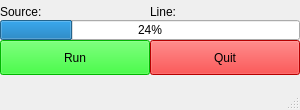
<?xml version="1.0" encoding="UTF-8"?>
<ui version="4.0">
 <class>MainGui</class>
 <widget class="QMainWindow" name="MainGui">
  <property name="geometry">
   <rect>
    <x>0</x>
    <y>0</y>
    <width>300</width>
    <height>110</height>
   </rect>
  </property>
  <property name="windowTitle">
   <string>MainWindow</string>
  </property>
  <widget class="QWidget" name="centralwidget">
   <property name="contextMenuPolicy">
    <enum>Qt::DefaultContextMenu</enum>
   </property>
   <widget class="QPushButton" name="quit_button">
    <property name="geometry">
     <rect>
      <x>150</x>
      <y>40</y>
      <width>150</width>
      <height>35</height>
     </rect>
    </property>
    <property name="palette">
     <palette>
      <active>
       <colorrole role="WindowText">
        <brush brushstyle="SolidPattern">
         <color alpha="255">
          <red>0</red>
          <green>0</green>
          <blue>0</blue>
         </color>
        </brush>
       </colorrole>
       <colorrole role="Button">
        <brush brushstyle="SolidPattern">
         <color alpha="255">
          <red>255</red>
          <green>0</green>
          <blue>0</blue>
         </color>
        </brush>
       </colorrole>
       <colorrole role="Light">
        <brush brushstyle="SolidPattern">
         <color alpha="255">
          <red>255</red>
          <green>127</green>
          <blue>127</blue>
         </color>
        </brush>
       </colorrole>
       <colorrole role="Midlight">
        <brush brushstyle="SolidPattern">
         <color alpha="255">
          <red>255</red>
          <green>63</green>
          <blue>63</blue>
         </color>
        </brush>
       </colorrole>
       <colorrole role="Dark">
        <brush brushstyle="SolidPattern">
         <color alpha="255">
          <red>127</red>
          <green>0</green>
          <blue>0</blue>
         </color>
        </brush>
       </colorrole>
       <colorrole role="Mid">
        <brush brushstyle="SolidPattern">
         <color alpha="255">
          <red>170</red>
          <green>0</green>
          <blue>0</blue>
         </color>
        </brush>
       </colorrole>
       <colorrole role="Text">
        <brush brushstyle="SolidPattern">
         <color alpha="255">
          <red>0</red>
          <green>0</green>
          <blue>0</blue>
         </color>
        </brush>
       </colorrole>
       <colorrole role="BrightText">
        <brush brushstyle="SolidPattern">
         <color alpha="255">
          <red>255</red>
          <green>255</green>
          <blue>255</blue>
         </color>
        </brush>
       </colorrole>
       <colorrole role="ButtonText">
        <brush brushstyle="SolidPattern">
         <color alpha="255">
          <red>0</red>
          <green>0</green>
          <blue>0</blue>
         </color>
        </brush>
       </colorrole>
       <colorrole role="Base">
        <brush brushstyle="SolidPattern">
         <color alpha="255">
          <red>255</red>
          <green>255</green>
          <blue>255</blue>
         </color>
        </brush>
       </colorrole>
       <colorrole role="Window">
        <brush brushstyle="SolidPattern">
         <color alpha="255">
          <red>255</red>
          <green>0</green>
          <blue>0</blue>
         </color>
        </brush>
       </colorrole>
       <colorrole role="Shadow">
        <brush brushstyle="SolidPattern">
         <color alpha="255">
          <red>0</red>
          <green>0</green>
          <blue>0</blue>
         </color>
        </brush>
       </colorrole>
       <colorrole role="Highlight">
        <brush brushstyle="SolidPattern">
         <color alpha="255">
          <red>255</red>
          <green>0</green>
          <blue>0</blue>
         </color>
        </brush>
       </colorrole>
       <colorrole role="Link">
        <brush brushstyle="SolidPattern">
         <color alpha="255">
          <red>255</red>
          <green>0</green>
          <blue>0</blue>
         </color>
        </brush>
       </colorrole>
       <colorrole role="AlternateBase">
        <brush brushstyle="SolidPattern">
         <color alpha="255">
          <red>255</red>
          <green>127</green>
          <blue>127</blue>
         </color>
        </brush>
       </colorrole>
       <colorrole role="ToolTipBase">
        <brush brushstyle="SolidPattern">
         <color alpha="255">
          <red>255</red>
          <green>255</green>
          <blue>220</blue>
         </color>
        </brush>
       </colorrole>
       <colorrole role="ToolTipText">
        <brush brushstyle="SolidPattern">
         <color alpha="255">
          <red>0</red>
          <green>0</green>
          <blue>0</blue>
         </color>
        </brush>
       </colorrole>
       <colorrole role="PlaceholderText">
        <brush brushstyle="SolidPattern">
         <color alpha="128">
          <red>0</red>
          <green>0</green>
          <blue>0</blue>
         </color>
        </brush>
       </colorrole>
      </active>
      <inactive>
       <colorrole role="WindowText">
        <brush brushstyle="SolidPattern">
         <color alpha="255">
          <red>0</red>
          <green>0</green>
          <blue>0</blue>
         </color>
        </brush>
       </colorrole>
       <colorrole role="Button">
        <brush brushstyle="SolidPattern">
         <color alpha="255">
          <red>255</red>
          <green>0</green>
          <blue>0</blue>
         </color>
        </brush>
       </colorrole>
       <colorrole role="Light">
        <brush brushstyle="SolidPattern">
         <color alpha="255">
          <red>255</red>
          <green>127</green>
          <blue>127</blue>
         </color>
        </brush>
       </colorrole>
       <colorrole role="Midlight">
        <brush brushstyle="SolidPattern">
         <color alpha="255">
          <red>255</red>
          <green>63</green>
          <blue>63</blue>
         </color>
        </brush>
       </colorrole>
       <colorrole role="Dark">
        <brush brushstyle="SolidPattern">
         <color alpha="255">
          <red>127</red>
          <green>0</green>
          <blue>0</blue>
         </color>
        </brush>
       </colorrole>
       <colorrole role="Mid">
        <brush brushstyle="SolidPattern">
         <color alpha="255">
          <red>170</red>
          <green>0</green>
          <blue>0</blue>
         </color>
        </brush>
       </colorrole>
       <colorrole role="Text">
        <brush brushstyle="SolidPattern">
         <color alpha="255">
          <red>0</red>
          <green>0</green>
          <blue>0</blue>
         </color>
        </brush>
       </colorrole>
       <colorrole role="BrightText">
        <brush brushstyle="SolidPattern">
         <color alpha="255">
          <red>255</red>
          <green>255</green>
          <blue>255</blue>
         </color>
        </brush>
       </colorrole>
       <colorrole role="ButtonText">
        <brush brushstyle="SolidPattern">
         <color alpha="255">
          <red>0</red>
          <green>0</green>
          <blue>0</blue>
         </color>
        </brush>
       </colorrole>
       <colorrole role="Base">
        <brush brushstyle="SolidPattern">
         <color alpha="255">
          <red>255</red>
          <green>255</green>
          <blue>255</blue>
         </color>
        </brush>
       </colorrole>
       <colorrole role="Window">
        <brush brushstyle="SolidPattern">
         <color alpha="255">
          <red>255</red>
          <green>0</green>
          <blue>0</blue>
         </color>
        </brush>
       </colorrole>
       <colorrole role="Shadow">
        <brush brushstyle="SolidPattern">
         <color alpha="255">
          <red>0</red>
          <green>0</green>
          <blue>0</blue>
         </color>
        </brush>
       </colorrole>
       <colorrole role="Highlight">
        <brush brushstyle="SolidPattern">
         <color alpha="255">
          <red>255</red>
          <green>0</green>
          <blue>0</blue>
         </color>
        </brush>
       </colorrole>
       <colorrole role="Link">
        <brush brushstyle="SolidPattern">
         <color alpha="255">
          <red>255</red>
          <green>0</green>
          <blue>0</blue>
         </color>
        </brush>
       </colorrole>
       <colorrole role="AlternateBase">
        <brush brushstyle="SolidPattern">
         <color alpha="255">
          <red>255</red>
          <green>127</green>
          <blue>127</blue>
         </color>
        </brush>
       </colorrole>
       <colorrole role="ToolTipBase">
        <brush brushstyle="SolidPattern">
         <color alpha="255">
          <red>255</red>
          <green>255</green>
          <blue>220</blue>
         </color>
        </brush>
       </colorrole>
       <colorrole role="ToolTipText">
        <brush brushstyle="SolidPattern">
         <color alpha="255">
          <red>0</red>
          <green>0</green>
          <blue>0</blue>
         </color>
        </brush>
       </colorrole>
       <colorrole role="PlaceholderText">
        <brush brushstyle="SolidPattern">
         <color alpha="128">
          <red>0</red>
          <green>0</green>
          <blue>0</blue>
         </color>
        </brush>
       </colorrole>
      </inactive>
      <disabled>
       <colorrole role="WindowText">
        <brush brushstyle="SolidPattern">
         <color alpha="255">
          <red>127</red>
          <green>0</green>
          <blue>0</blue>
         </color>
        </brush>
       </colorrole>
       <colorrole role="Button">
        <brush brushstyle="SolidPattern">
         <color alpha="255">
          <red>255</red>
          <green>0</green>
          <blue>0</blue>
         </color>
        </brush>
       </colorrole>
       <colorrole role="Light">
        <brush brushstyle="SolidPattern">
         <color alpha="255">
          <red>255</red>
          <green>127</green>
          <blue>127</blue>
         </color>
        </brush>
       </colorrole>
       <colorrole role="Midlight">
        <brush brushstyle="SolidPattern">
         <color alpha="255">
          <red>255</red>
          <green>63</green>
          <blue>63</blue>
         </color>
        </brush>
       </colorrole>
       <colorrole role="Dark">
        <brush brushstyle="SolidPattern">
         <color alpha="255">
          <red>127</red>
          <green>0</green>
          <blue>0</blue>
         </color>
        </brush>
       </colorrole>
       <colorrole role="Mid">
        <brush brushstyle="SolidPattern">
         <color alpha="255">
          <red>170</red>
          <green>0</green>
          <blue>0</blue>
         </color>
        </brush>
       </colorrole>
       <colorrole role="Text">
        <brush brushstyle="SolidPattern">
         <color alpha="255">
          <red>127</red>
          <green>0</green>
          <blue>0</blue>
         </color>
        </brush>
       </colorrole>
       <colorrole role="BrightText">
        <brush brushstyle="SolidPattern">
         <color alpha="255">
          <red>255</red>
          <green>255</green>
          <blue>255</blue>
         </color>
        </brush>
       </colorrole>
       <colorrole role="ButtonText">
        <brush brushstyle="SolidPattern">
         <color alpha="255">
          <red>127</red>
          <green>0</green>
          <blue>0</blue>
         </color>
        </brush>
       </colorrole>
       <colorrole role="Base">
        <brush brushstyle="SolidPattern">
         <color alpha="255">
          <red>255</red>
          <green>0</green>
          <blue>0</blue>
         </color>
        </brush>
       </colorrole>
       <colorrole role="Window">
        <brush brushstyle="SolidPattern">
         <color alpha="255">
          <red>255</red>
          <green>0</green>
          <blue>0</blue>
         </color>
        </brush>
       </colorrole>
       <colorrole role="Shadow">
        <brush brushstyle="SolidPattern">
         <color alpha="255">
          <red>0</red>
          <green>0</green>
          <blue>0</blue>
         </color>
        </brush>
       </colorrole>
       <colorrole role="Highlight">
        <brush brushstyle="SolidPattern">
         <color alpha="255">
          <red>227</red>
          <green>229</green>
          <blue>231</blue>
         </color>
        </brush>
       </colorrole>
       <colorrole role="Link">
        <brush brushstyle="SolidPattern">
         <color alpha="255">
          <red>255</red>
          <green>0</green>
          <blue>0</blue>
         </color>
        </brush>
       </colorrole>
       <colorrole role="AlternateBase">
        <brush brushstyle="SolidPattern">
         <color alpha="255">
          <red>255</red>
          <green>0</green>
          <blue>0</blue>
         </color>
        </brush>
       </colorrole>
       <colorrole role="ToolTipBase">
        <brush brushstyle="SolidPattern">
         <color alpha="255">
          <red>255</red>
          <green>255</green>
          <blue>220</blue>
         </color>
        </brush>
       </colorrole>
       <colorrole role="ToolTipText">
        <brush brushstyle="SolidPattern">
         <color alpha="255">
          <red>0</red>
          <green>0</green>
          <blue>0</blue>
         </color>
        </brush>
       </colorrole>
       <colorrole role="PlaceholderText">
        <brush brushstyle="SolidPattern">
         <color alpha="128">
          <red>0</red>
          <green>0</green>
          <blue>0</blue>
         </color>
        </brush>
       </colorrole>
      </disabled>
     </palette>
    </property>
    <property name="text">
     <string>Quit</string>
    </property>
   </widget>
   <widget class="QProgressBar" name="progressBar">
    <property name="geometry">
     <rect>
      <x>0</x>
      <y>20</y>
      <width>300</width>
      <height>20</height>
     </rect>
    </property>
    <property name="value">
     <number>24</number>
    </property>
   </widget>
   <widget class="QLabel" name="source_label">
    <property name="geometry">
     <rect>
      <x>0</x>
      <y>2</y>
      <width>150</width>
      <height>20</height>
     </rect>
    </property>
    <property name="text">
     <string>Source:</string>
    </property>
   </widget>
   <widget class="QLabel" name="line_label">
    <property name="geometry">
     <rect>
      <x>150</x>
      <y>2</y>
      <width>150</width>
      <height>20</height>
     </rect>
    </property>
    <property name="text">
     <string>Line:</string>
    </property>
   </widget>
   <widget class="QPushButton" name="run_button">
    <property name="geometry">
     <rect>
      <x>0</x>
      <y>40</y>
      <width>150</width>
      <height>35</height>
     </rect>
    </property>
    <property name="palette">
     <palette>
      <active>
       <colorrole role="WindowText">
        <brush brushstyle="SolidPattern">
         <color alpha="255">
          <red>0</red>
          <green>0</green>
          <blue>0</blue>
         </color>
        </brush>
       </colorrole>
       <colorrole role="Button">
        <brush brushstyle="SolidPattern">
         <color alpha="255">
          <red>0</red>
          <green>255</green>
          <blue>0</blue>
         </color>
        </brush>
       </colorrole>
       <colorrole role="Light">
        <brush brushstyle="SolidPattern">
         <color alpha="255">
          <red>127</red>
          <green>255</green>
          <blue>127</blue>
         </color>
        </brush>
       </colorrole>
       <colorrole role="Midlight">
        <brush brushstyle="SolidPattern">
         <color alpha="255">
          <red>63</red>
          <green>255</green>
          <blue>63</blue>
         </color>
        </brush>
       </colorrole>
       <colorrole role="Dark">
        <brush brushstyle="SolidPattern">
         <color alpha="255">
          <red>0</red>
          <green>127</green>
          <blue>0</blue>
         </color>
        </brush>
       </colorrole>
       <colorrole role="Mid">
        <brush brushstyle="SolidPattern">
         <color alpha="255">
          <red>0</red>
          <green>170</green>
          <blue>0</blue>
         </color>
        </brush>
       </colorrole>
       <colorrole role="Text">
        <brush brushstyle="SolidPattern">
         <color alpha="255">
          <red>0</red>
          <green>0</green>
          <blue>0</blue>
         </color>
        </brush>
       </colorrole>
       <colorrole role="BrightText">
        <brush brushstyle="SolidPattern">
         <color alpha="255">
          <red>255</red>
          <green>255</green>
          <blue>255</blue>
         </color>
        </brush>
       </colorrole>
       <colorrole role="ButtonText">
        <brush brushstyle="SolidPattern">
         <color alpha="255">
          <red>0</red>
          <green>0</green>
          <blue>0</blue>
         </color>
        </brush>
       </colorrole>
       <colorrole role="Base">
        <brush brushstyle="SolidPattern">
         <color alpha="255">
          <red>255</red>
          <green>255</green>
          <blue>255</blue>
         </color>
        </brush>
       </colorrole>
       <colorrole role="Window">
        <brush brushstyle="SolidPattern">
         <color alpha="255">
          <red>0</red>
          <green>255</green>
          <blue>0</blue>
         </color>
        </brush>
       </colorrole>
       <colorrole role="Shadow">
        <brush brushstyle="SolidPattern">
         <color alpha="255">
          <red>0</red>
          <green>0</green>
          <blue>0</blue>
         </color>
        </brush>
       </colorrole>
       <colorrole role="Highlight">
        <brush brushstyle="SolidPattern">
         <color alpha="255">
          <red>85</red>
          <green>255</green>
          <blue>0</blue>
         </color>
        </brush>
       </colorrole>
       <colorrole role="Link">
        <brush brushstyle="SolidPattern">
         <color alpha="255">
          <red>85</red>
          <green>255</green>
          <blue>0</blue>
         </color>
        </brush>
       </colorrole>
       <colorrole role="AlternateBase">
        <brush brushstyle="SolidPattern">
         <color alpha="255">
          <red>127</red>
          <green>255</green>
          <blue>127</blue>
         </color>
        </brush>
       </colorrole>
       <colorrole role="ToolTipBase">
        <brush brushstyle="SolidPattern">
         <color alpha="255">
          <red>255</red>
          <green>255</green>
          <blue>220</blue>
         </color>
        </brush>
       </colorrole>
       <colorrole role="ToolTipText">
        <brush brushstyle="SolidPattern">
         <color alpha="255">
          <red>0</red>
          <green>0</green>
          <blue>0</blue>
         </color>
        </brush>
       </colorrole>
       <colorrole role="PlaceholderText">
        <brush brushstyle="SolidPattern">
         <color alpha="128">
          <red>0</red>
          <green>0</green>
          <blue>0</blue>
         </color>
        </brush>
       </colorrole>
      </active>
      <inactive>
       <colorrole role="WindowText">
        <brush brushstyle="SolidPattern">
         <color alpha="255">
          <red>0</red>
          <green>0</green>
          <blue>0</blue>
         </color>
        </brush>
       </colorrole>
       <colorrole role="Button">
        <brush brushstyle="SolidPattern">
         <color alpha="255">
          <red>0</red>
          <green>255</green>
          <blue>0</blue>
         </color>
        </brush>
       </colorrole>
       <colorrole role="Light">
        <brush brushstyle="SolidPattern">
         <color alpha="255">
          <red>127</red>
          <green>255</green>
          <blue>127</blue>
         </color>
        </brush>
       </colorrole>
       <colorrole role="Midlight">
        <brush brushstyle="SolidPattern">
         <color alpha="255">
          <red>63</red>
          <green>255</green>
          <blue>63</blue>
         </color>
        </brush>
       </colorrole>
       <colorrole role="Dark">
        <brush brushstyle="SolidPattern">
         <color alpha="255">
          <red>0</red>
          <green>127</green>
          <blue>0</blue>
         </color>
        </brush>
       </colorrole>
       <colorrole role="Mid">
        <brush brushstyle="SolidPattern">
         <color alpha="255">
          <red>0</red>
          <green>170</green>
          <blue>0</blue>
         </color>
        </brush>
       </colorrole>
       <colorrole role="Text">
        <brush brushstyle="SolidPattern">
         <color alpha="255">
          <red>0</red>
          <green>0</green>
          <blue>0</blue>
         </color>
        </brush>
       </colorrole>
       <colorrole role="BrightText">
        <brush brushstyle="SolidPattern">
         <color alpha="255">
          <red>255</red>
          <green>255</green>
          <blue>255</blue>
         </color>
        </brush>
       </colorrole>
       <colorrole role="ButtonText">
        <brush brushstyle="SolidPattern">
         <color alpha="255">
          <red>0</red>
          <green>0</green>
          <blue>0</blue>
         </color>
        </brush>
       </colorrole>
       <colorrole role="Base">
        <brush brushstyle="SolidPattern">
         <color alpha="255">
          <red>255</red>
          <green>255</green>
          <blue>255</blue>
         </color>
        </brush>
       </colorrole>
       <colorrole role="Window">
        <brush brushstyle="SolidPattern">
         <color alpha="255">
          <red>0</red>
          <green>255</green>
          <blue>0</blue>
         </color>
        </brush>
       </colorrole>
       <colorrole role="Shadow">
        <brush brushstyle="SolidPattern">
         <color alpha="255">
          <red>0</red>
          <green>0</green>
          <blue>0</blue>
         </color>
        </brush>
       </colorrole>
       <colorrole role="Highlight">
        <brush brushstyle="SolidPattern">
         <color alpha="255">
          <red>85</red>
          <green>255</green>
          <blue>0</blue>
         </color>
        </brush>
       </colorrole>
       <colorrole role="Link">
        <brush brushstyle="SolidPattern">
         <color alpha="255">
          <red>85</red>
          <green>255</green>
          <blue>0</blue>
         </color>
        </brush>
       </colorrole>
       <colorrole role="AlternateBase">
        <brush brushstyle="SolidPattern">
         <color alpha="255">
          <red>127</red>
          <green>255</green>
          <blue>127</blue>
         </color>
        </brush>
       </colorrole>
       <colorrole role="ToolTipBase">
        <brush brushstyle="SolidPattern">
         <color alpha="255">
          <red>255</red>
          <green>255</green>
          <blue>220</blue>
         </color>
        </brush>
       </colorrole>
       <colorrole role="ToolTipText">
        <brush brushstyle="SolidPattern">
         <color alpha="255">
          <red>0</red>
          <green>0</green>
          <blue>0</blue>
         </color>
        </brush>
       </colorrole>
       <colorrole role="PlaceholderText">
        <brush brushstyle="SolidPattern">
         <color alpha="128">
          <red>0</red>
          <green>0</green>
          <blue>0</blue>
         </color>
        </brush>
       </colorrole>
      </inactive>
      <disabled>
       <colorrole role="WindowText">
        <brush brushstyle="SolidPattern">
         <color alpha="255">
          <red>0</red>
          <green>127</green>
          <blue>0</blue>
         </color>
        </brush>
       </colorrole>
       <colorrole role="Button">
        <brush brushstyle="SolidPattern">
         <color alpha="255">
          <red>0</red>
          <green>255</green>
          <blue>0</blue>
         </color>
        </brush>
       </colorrole>
       <colorrole role="Light">
        <brush brushstyle="SolidPattern">
         <color alpha="255">
          <red>127</red>
          <green>255</green>
          <blue>127</blue>
         </color>
        </brush>
       </colorrole>
       <colorrole role="Midlight">
        <brush brushstyle="SolidPattern">
         <color alpha="255">
          <red>63</red>
          <green>255</green>
          <blue>63</blue>
         </color>
        </brush>
       </colorrole>
       <colorrole role="Dark">
        <brush brushstyle="SolidPattern">
         <color alpha="255">
          <red>0</red>
          <green>127</green>
          <blue>0</blue>
         </color>
        </brush>
       </colorrole>
       <colorrole role="Mid">
        <brush brushstyle="SolidPattern">
         <color alpha="255">
          <red>0</red>
          <green>170</green>
          <blue>0</blue>
         </color>
        </brush>
       </colorrole>
       <colorrole role="Text">
        <brush brushstyle="SolidPattern">
         <color alpha="255">
          <red>0</red>
          <green>127</green>
          <blue>0</blue>
         </color>
        </brush>
       </colorrole>
       <colorrole role="BrightText">
        <brush brushstyle="SolidPattern">
         <color alpha="255">
          <red>255</red>
          <green>255</green>
          <blue>255</blue>
         </color>
        </brush>
       </colorrole>
       <colorrole role="ButtonText">
        <brush brushstyle="SolidPattern">
         <color alpha="255">
          <red>0</red>
          <green>127</green>
          <blue>0</blue>
         </color>
        </brush>
       </colorrole>
       <colorrole role="Base">
        <brush brushstyle="SolidPattern">
         <color alpha="255">
          <red>0</red>
          <green>255</green>
          <blue>0</blue>
         </color>
        </brush>
       </colorrole>
       <colorrole role="Window">
        <brush brushstyle="SolidPattern">
         <color alpha="255">
          <red>0</red>
          <green>255</green>
          <blue>0</blue>
         </color>
        </brush>
       </colorrole>
       <colorrole role="Shadow">
        <brush brushstyle="SolidPattern">
         <color alpha="255">
          <red>0</red>
          <green>0</green>
          <blue>0</blue>
         </color>
        </brush>
       </colorrole>
       <colorrole role="Highlight">
        <brush brushstyle="SolidPattern">
         <color alpha="255">
          <red>227</red>
          <green>229</green>
          <blue>231</blue>
         </color>
        </brush>
       </colorrole>
       <colorrole role="Link">
        <brush brushstyle="SolidPattern">
         <color alpha="255">
          <red>85</red>
          <green>255</green>
          <blue>0</blue>
         </color>
        </brush>
       </colorrole>
       <colorrole role="AlternateBase">
        <brush brushstyle="SolidPattern">
         <color alpha="255">
          <red>0</red>
          <green>255</green>
          <blue>0</blue>
         </color>
        </brush>
       </colorrole>
       <colorrole role="ToolTipBase">
        <brush brushstyle="SolidPattern">
         <color alpha="255">
          <red>255</red>
          <green>255</green>
          <blue>220</blue>
         </color>
        </brush>
       </colorrole>
       <colorrole role="ToolTipText">
        <brush brushstyle="SolidPattern">
         <color alpha="255">
          <red>0</red>
          <green>0</green>
          <blue>0</blue>
         </color>
        </brush>
       </colorrole>
       <colorrole role="PlaceholderText">
        <brush brushstyle="SolidPattern">
         <color alpha="128">
          <red>0</red>
          <green>0</green>
          <blue>0</blue>
         </color>
        </brush>
       </colorrole>
      </disabled>
     </palette>
    </property>
    <property name="text">
     <string>Run</string>
    </property>
   </widget>
  </widget>
  <widget class="QStatusBar" name="statusbar"/>
 </widget>
 <resources/>
 <connections/>
</ui>
